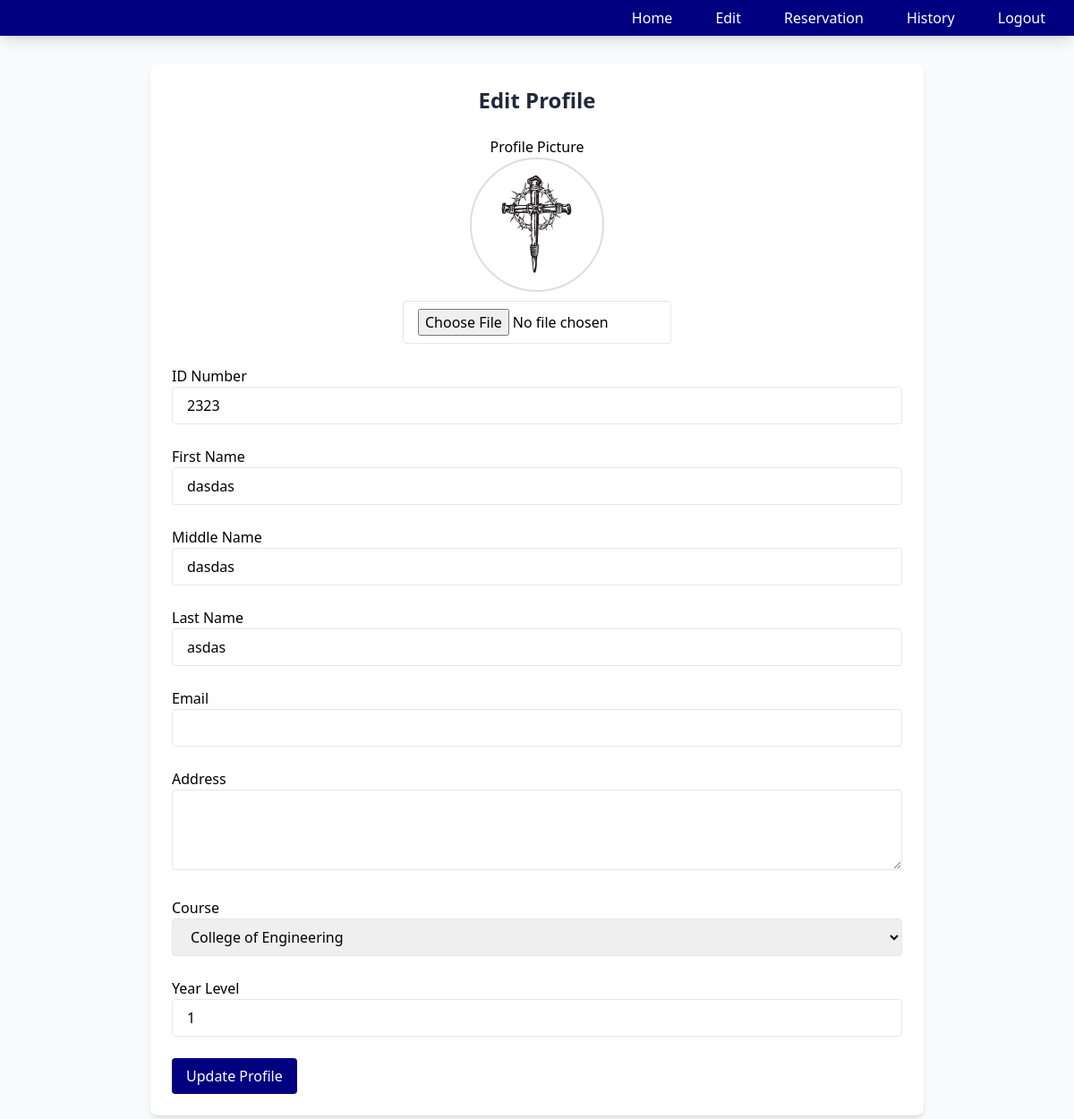
The page /edit_profile.php (signed in) on the database its author committed.
### tables this page shows
CREATE TABLE `students` (
  `StudID` int(11) NOT NULL,
  `IDNO` int(11) NOT NULL,
  `Last_Name` varchar(100) NOT NULL,
  `First_Name` varchar(100) NOT NULL,
  `Mid_Name` varchar(100) NOT NULL,
  `Course` varchar(100) NOT NULL,
  `Year_lvl` int(11) NOT NULL,
  `Username` varchar(100) NOT NULL,
  `Password` varchar(100) NOT NULL,
  `profile_image` varchar(255) NOT NULL,
  `Email` varchar(255) NOT NULL,
  `Address` varchar(255) NOT NULL
);

### edit_profile.php (the view, shortened to what this page needs)
<!DOCTYPE html>
<html lang="en">
<head>
    <link rel="stylesheet" href="">
</head>
<body>
<?php
include 'header.php';
$servername = "localhost";
$username = "root";
$password = "";
$database = "users";
$conn = new mysqli($servername, $username, $password, $database);
$firstname = $_SESSION['firstname'];
$sql = "SELECT * FROM students WHERE First_Name = ?";
$stmt = $conn->prepare($sql);
$stmt->bind_param("s", $firstname);
$stmt->execute();
$result = $stmt->get_result();
$user = $result->fetch_assoc();
?>
<nav class="bg-primary shadow-lg">
    <div class="max-w-7xl mx-auto px-4">
        <div class="flex justify-end">
            <div class="flex space-x-4">
                <div class="hidden md:flex items-center space-x-4">
                    <a href="index.php" class="nav-link text-white hover:text-gray-200">Home</a>
                    <a href="edit_profile.php" class="nav-link text-white hover:text-gray-200">Edit</a>
                    <a href="reservation.php" class="nav-link text-white hover:text-gray-200">Reservation</a>
                    <a href="history.php" class="nav-link text-white hover:text-gray-200">History</a>
                    <a href="login.php" class="nav-link text-white hover:text-gray-200">Logout</a>
                </div>
            </div>
        </div>
    </div>
</nav>
<div class="max-w-4xl mx-auto px-4 py-8">
    <div class="bg-white rounded-lg shadow-md p-6 slide-in-top">
        <h2 class="text-2xl font-bold text-center text-gray-800 mb-6">Edit Profile</h2>
        <form id="profileForm" method="POST" enctype="multipart/form-data" class="space-y-6">
            <div class="form-group mb-3 text-center">
                <label for="profile_image">Profile Picture</label>
                <div class="profile-image-container">
                    <?php if (!empty($user['profile_image']) && file_exists($user['profile_image'])): ?>
                        <img src="<?php echo htmlspecialchars($user['profile_image']); ?>"
                             alt="Current Profile Picture"
                             class="profile-preview mb-2"
                             style="max-width: 150px; border-radius: 50%;">
                    <?php endif; ?>
                    <input type="file" class="form-control" id="profile_image" name="profile_image" accept="image/*" onchange="previewImage(this);">
                </div>
            </div>
            <div class="form-group mb-3">
                <label for="IDNO">ID Number</label>
                <input type="number" class="form-control" id="IDNO" name="IDNO"
       value="<?php echo isset($user['IDNO']) ? htmlspecialchars($user['IDNO']) : ''; ?>"
       readonly>
            </div>
            <div class="form-group mb-3">
                <label for="First_Name">First Name</label>
                <input type="text" class="form-control" id="First_Name" name="First_Name"
       value="<?php echo isset($user['First_Name']) ? htmlspecialchars($user['First_Name']) : ''; ?>" required>
            </div>
            <div class="form-group mb-3">
                <label for="Mid_Name">Middle Name</label>
                <input type="text" class="form-control" id="Mid_Name" name="Mid_Name"
       value="<?php echo isset($user['Mid_Name']) ? htmlspecialchars($user['Mid_Name']) : ''; ?>" required>
            </div>
            <div class="form-group mb-3">
                <label for="Last_Name">Last Name</label>
                <input type="text" class="form-control" id="Last_Name" name="Last_Name"
       value="<?php echo isset($user['Last_Name']) ? htmlspecialchars($user['Last_Name']) : ''; ?>" required>
            </div>
            <div class="form-group mb-3">
                <label for="Email">Email</label>
                <input type="Email" class="form-control" id="Email" name="Email"
                    value="<?php echo isset($user['Email']) ? htmlspecialchars($user['Email']) : ''; ?>" required>
            </div>
            <div class="form-group mb-3">
                <label for="Address">Address</label>
                <textarea class="form-control" id="Address" name="Address" rows="3" required><?php echo isset($user['Address']) ? htmlspecialchars($user['Address']) : ''; ?></textarea>
            </div>
            <div class="form-group mb-3">
                <label for="Course">Course</label>
                <select class="form-control" id="Course" name="Course" required>
                    <?php
                    $courses = [
                        'BSIT', 'BSCS', 'BSHM', 'BSBA',
                        'College of Customs Administration',
                        'College of Education',
                        'College of Engineering',
                        'College of Arts and Sciences',
                        'College of Nursing'
                    ];
                    foreach ($courses as $course) {
                        $selected = ($user['Course'] == $course) ? 'selected' : '';
                        echo "<option value=\"$course\" $selected>$course</option>";
                    }
                    ?>
                </select>
            </div>
            <div class="form-group mb-3">
                <label for="Year_lvl">Year Level</label>
                <input type="number" class="form-control" id="Year_lvl" name="Year_lvl" min="1" max="4"
       value="<?php echo isset($user['Year_lvl']) ? htmlspecialchars($user['Year_lvl']) : ''; ?>" required>
            </div>
            <button type="submit" class="btn btn-primary w-100">Update Profile</button>
        </form>
    </div>
</div>
</body>
</html>

### edit_profile.php (style rules this page uses)
.profile-image-container { text-align: center; margin-bottom: 20px; }
.profile-preview { display: block; margin: 0 auto 10px; border: 2px solid #ddd; padding: 3px; background: #fff; max-width: 150px; height: 150px; object-fit: cover; border-radius: 50%; }
#profile_image { max-width: 300px; margin: 0 auto; }

### rows shown on the page
students: profile_image (picture), IDNO "2323", First_Name "dasdas", Mid_Name "dasdas", Last_Name "asdas", Year_lvl "1"

### other values the page prints
form field Course "College of Engineering"
